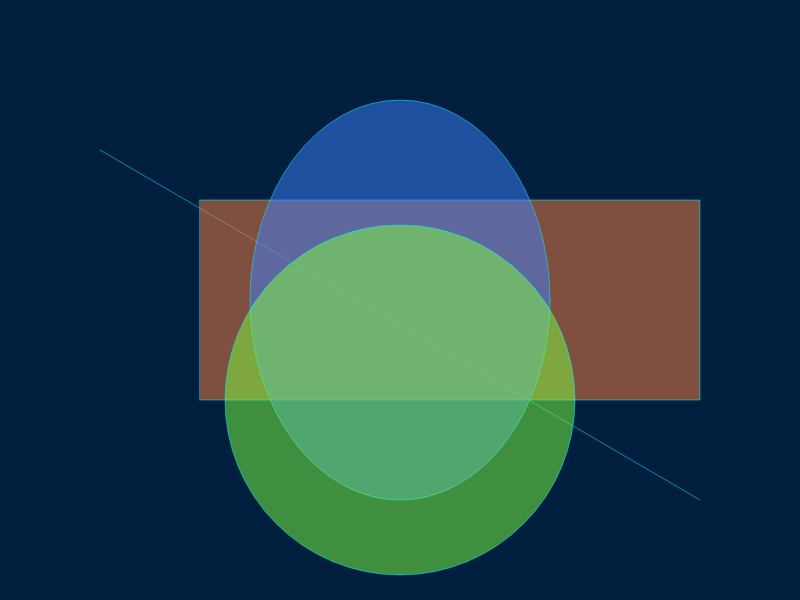
Frame 1 (no input)
Frame 60 (no input): identical to frame 1, image omitted
Frame 120 (the mouse pressed at the canvas centre since frame 60): identical to frame 1, image omitted

The p5.js sketch that drew this single still picture (run headless with seeded random() and noise() and a simulated clock; from frame 60 on, the mouse is pressed at the canvas centre):

// p5.js sketch
// ── sketch.js
function setup() {
  createCanvas(800, 600);
}

function draw() {
  background(0, 31, 63); // 背景色(R, G, B)
  fill(255, 127, 63, 127); // 塗りつぶし(R, G, B, A)、次のfillまで適用
  stroke(0, 255, 255, 127); // 線の色(R, G, B, A)
  point(400, 300); // 左から400pixel, 上から300pixel
  line(100, 150, 700, 500); // 左から100, 上から150を開始地点とし、左から700, 上から500を終了地点とする
  rect(200, 200, 500, 200); // (左から200をx座標, 上から200をy座標, 幅が500, 高さが200)
  fill(63, 127, 255, 127); // ellipseに適用
  ellipse(400, 300, 300, 400); // (左から400を中心点のx座標, 上から300を中心点のy座標, 幅が300, 高さが400)
  fill(127, 255, 63, 127) // circleに適用
  circle(400, 400, 350); // (左から400を中心位置のx座標, 上から400を中心位置のy座標, 直径が350)
}
